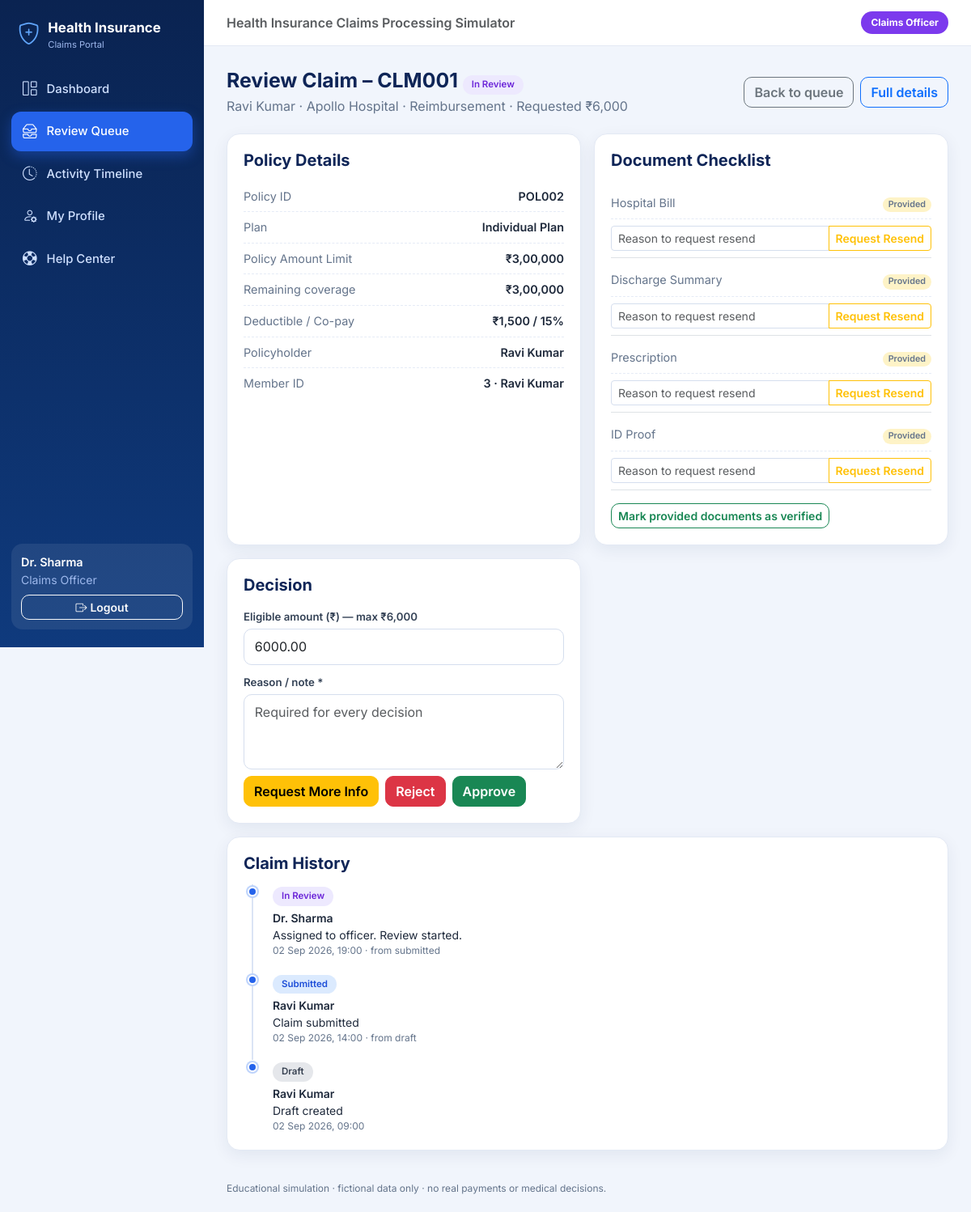
/officer/claims/1 (signed in), run on the app's committed database.
### models.py (models this page shows, shortened)
class User(db.Model):
    __tablename__ = "users"
    id = db.Column(db.Integer, primary_key=True)
    username = db.Column(db.String(50), nullable=False, unique=True)
    password_hash = db.Column(db.String(255), nullable=False)
    display_name = db.Column(db.String(100), nullable=False)
    role = db.Column(db.String(30), nullable=False, index=True)
    hospital_id = db.Column(db.Integer, db.ForeignKey("hospitals.id"), nullable=True)
    hospital = db.relationship("Hospital")

class Claim(db.Model):
    __tablename__ = "claims"
    id = db.Column(db.Integer, primary_key=True)
    policy_id = db.Column(db.Integer, db.ForeignKey("policies.id"), nullable=False, index=True)
    member_id = db.Column(db.Integer, db.ForeignKey("members.id"), nullable=False, index=True)
    hospital_id = db.Column(db.Integer, db.ForeignKey("hospitals.id"), nullable=False, index=True)
    created_by_user_id = db.Column(db.Integer, db.ForeignKey("users.id"), nullable=False)
    claim_type = db.Column(db.String(20), nullable=False, index=True)
    treatment_type = db.Column(db.String(80), nullable=False)
    admission_date = db.Column(db.Date, nullable=False)
    discharge_date = db.Column(db.Date, nullable=False)
    requested_amount = db.Column(db.Numeric(12, 2), nullable=False)
    eligible_amount = db.Column(db.Numeric(12, 2), nullable=True)
    status = db.Column(db.String(20), nullable=False, default="draft", index=True)
    officer_user_id = db.Column(db.Integer, db.ForeignKey("users.id"), nullable=True, index=True)
    description = db.Column(db.Text)
    __table_args__ = (
        db.ForeignKeyConstraint(["member_id", "policy_id"], ["members.id", "members.policy_id"],
                                name="fk_claim_member_same_policy"),
    )
    policy = db.relationship("Policy", foreign_keys=[policy_id])
    member = db.relationship("Member", foreign_keys=[member_id])
    hospital = db.relationship("Hospital")
    creator = db.relationship("User", foreign_keys=[created_by_user_id])
    officer = db.relationship("User", foreign_keys=[officer_user_id])
    documents = db.relationship("ClaimDocument", back_populates="claim", order_by="ClaimDocument.id",
                                cascade="all, delete-orphan")
    history = db.relationship("ClaimHistory", back_populates="claim",
                              order_by="ClaimHistory.timestamp, ClaimHistory.id")
    files = db.relationship("ClaimFile", back_populates="claim", order_by="ClaimFile.created_at")
    settlement = db.relationship("Settlement", back_populates="claim", uselist=False)
    @property
    def code(self):
        return f"CLM{self.id:03d}"

class Member(db.Model):
    __tablename__ = "members"
    id = db.Column(db.Integer, primary_key=True)
    policy_id = db.Column(db.Integer, db.ForeignKey("policies.id"), nullable=False, index=True)
    display_name = db.Column(db.String(100), nullable=False)
    date_of_birth = db.Column(db.Date, nullable=True)
    gender = db.Column(db.String(30), nullable=True)
    is_covered = db.Column(db.Boolean, nullable=False, default=True)
    relation = db.Column("relationship", db.String(40), nullable=False)  # column is called "relationship"
    __table_args__ = (db.UniqueConstraint("id", "policy_id", name="uq_member_id_policy"),)
    policy = db.relationship("Policy", back_populates="members")

class Hospital(db.Model):
    __tablename__ = "hospitals"
    id = db.Column(db.Integer, primary_key=True)
    name = db.Column(db.String(120), nullable=False, unique=True)
    city = db.Column(db.String(80), nullable=False)
    network_status = db.Column(db.String(20), nullable=False, default="network")  # network / non_network

class Policy(db.Model):
    __tablename__ = "policies"
    id = db.Column(db.Integer, primary_key=True)
    holder_user_id = db.Column(db.Integer, db.ForeignKey("users.id"), nullable=False, index=True)
    plan_id = db.Column(db.Integer, db.ForeignKey("plans.id"), nullable=False)
    start_date = db.Column(db.Date, nullable=False)
    end_date = db.Column(db.Date, nullable=False)
    status = db.Column(db.String(20), nullable=False, default="active", index=True)
    policy_amount_limit = db.Column(db.Numeric(12, 2), nullable=True)
    insurer_name = db.Column(db.String(120), nullable=False, default="Demo Insurance Company")
    premium_amount = db.Column(db.Numeric(12, 2), nullable=False, default=0)
    waiting_period = db.Column(db.Text, nullable=False, default="")
    exclusions = db.Column(db.Text, nullable=False, default="")
    cashless_details = db.Column(db.Text, nullable=False, default="")
    terms_conditions = db.Column(db.Text, nullable=False, default="")
    holder = db.relationship("User")
    plan = db.relationship("Plan")
    members = db.relationship("Member", back_populates="policy", order_by="Member.id")
    @property
    def code(self):
        return f"POL{self.id:03d}"
    @property
    def amount_limit(self):
        return self.policy_amount_limit if self.policy_amount_limit is not None else self.plan.policy_amount_limit

class Plan(db.Model):
    __tablename__ = "plans"
    id = db.Column(db.Integer, primary_key=True)
    name = db.Column(db.String(100), nullable=False, unique=True)
    covered_treatment_types = db.Column(db.Text, nullable=False)  # "Surgery,Cardiology,..."
    annual_limit = db.Column(db.Numeric(12, 2), nullable=False)
    @property
    def policy_amount_limit(self):
        return self.annual_limit
    deductible = db.Column(db.Numeric(12, 2), nullable=False)
    copay_percent = db.Column(db.Numeric(5, 2), nullable=False)

class ClaimDocument(db.Model):
    __tablename__ = "claim_documents"
    id = db.Column(db.Integer, primary_key=True)
    claim_id = db.Column(db.Integer, db.ForeignKey("claims.id"), nullable=False, index=True)
    document_type = db.Column(db.String(60), nullable=False)
    checklist_status = db.Column(db.String(20), nullable=False, default="missing")  # missing/provided/verified
    original_filename = db.Column(db.String(255), nullable=True)
    storage_path = db.Column(db.String(500), nullable=True)
    content_type = db.Column(db.String(120), nullable=True)
    file_size = db.Column(db.Integer, nullable=True)
    uploaded_by_user_id = db.Column(db.Integer, db.ForeignKey("users.id"), nullable=True)
    uploaded_at = db.Column(db.DateTime, nullable=True)
    version = db.Column(db.Integer, nullable=False, default=1)
    replaces_document_id = db.Column(db.Integer, db.ForeignKey("claim_documents.id"), nullable=True)
    resend_reason = db.Column(db.Text, nullable=True)
    uploader = db.relationship("User", foreign_keys=[uploaded_by_user_id])
    previous_version = db.relationship("ClaimDocument", remote_side=[id], uselist=False)
    __table_args__ = (db.UniqueConstraint("claim_id", "document_type", name="uq_claim_document"),)
    claim = db.relationship("Claim", back_populates="documents")

class ClaimHistory(db.Model):
    __tablename__ = "claim_history"
    id = db.Column(db.Integer, primary_key=True)
    claim_id = db.Column(db.Integer, db.ForeignKey("claims.id"), nullable=False, index=True)
    actor_user_id = db.Column(db.Integer, db.ForeignKey("users.id"), nullable=False)
    from_status = db.Column(db.String(20), nullable=True)  # empty for the very first event
    to_status = db.Column(db.String(20), nullable=False)
    note = db.Column(db.Text)
    timestamp = db.Column(db.DateTime, nullable=False, default=now)
    policy_id = db.Column(db.Integer, nullable=True, index=True)
    member_id = db.Column(db.Integer, nullable=True, index=True)
    event_type = db.Column(db.String(60), nullable=False, default="status_change")
    claim = db.relationship("Claim", back_populates="history")
    actor = db.relationship("User")

### routes/officer.py (the view)
@bp.route("/claims/<int:claim_id>")
@role_required("claims_officer")
def review(claim_id):
    claim = load_claim(claim_id)
    is_mine = claim.officer_user_id == g.user.id
    return render_template("officer/review.html", claim=claim,
                           coverage=available_coverage(claim), duplicates=find_duplicates(claim),
                           is_mine=is_mine, can_decide=is_mine and claim.status == "in_review")

### templates/officer/review.html (shortened to what this page needs)
{% extends "base.html" %}
{% from "_macros.html" import status_badge, doc_badge, timeline, csrf with context %}
{% block content %}
<div class="page-head">
  <div>
    <h1>Review Claim – {{ claim.code }} {{ status_badge(claim.status) }}</h1>
    <p>{{ claim.member.display_name }} · {{ claim.hospital.name }} · <span class="text-capitalize">{{ claim.claim_type
        }}</span> · Requested {{ claim.requested_amount|inr }}</p>
  </div>
  <div class="d-flex gap-2">
    <a class="btn btn-outline-secondary" href="{{ url_for('officer.queue') }}">Back to queue</a>
    <a class="btn btn-outline-primary" href="{{ url_for('claims.detail', claim_id=claim.id) }}">Full details</a>
  </div>
</div>
<div class="row g-3">
  <div class="col-lg-6">
    <div class="card-box h-100">
      <h5>Policy Details</h5>
      <div class="kv"><span>Policy ID</span><span>{{ claim.policy.code }}</span></div>
      <div class="kv"><span>Plan</span><span>{{ claim.policy.plan.name }}</span></div>
      <div class="kv"><span>Policy Amount Limit</span><span>{{ claim.policy.amount_limit|inr }}</span></div>
      <div class="kv"><span>Remaining coverage</span><span>{{ coverage|inr }}</span></div>
      <div class="kv"><span>Deductible / Co-pay</span><span>{{ claim.policy.plan.deductible|inr }} / {{
          claim.policy.plan.copay_percent|round|int }}%</span></div>
      <div class="kv"><span>Policyholder</span><span>{{ claim.policy.holder.display_name }}</span></div>
      <div class="kv"><span>Member ID</span><span>{{ claim.member_id }} · {{ claim.member.display_name }}</span></div>
    </div>
  </div>
  <div class="col-lg-6">
    <div class="card-box h-100">
      <h5>Document Checklist</h5>
      {% for d in claim.documents %}
      <div class="border-bottom py-2">
        <div class="kv"><span>{{ d.document_type }}</span><span>{{ doc_badge(d.checklist_status) }}</span></div>
        {% if can_decide %}
        <form method="post"
          action="{{ url_for('claims.request_document_resend', claim_id=claim.id, document_id=d.id) }}" class="mt-2">{{
          <div class="input-group input-group-sm"><input class="form-control" name="reason"
              placeholder="Reason to request resend" required><button class="btn btn-outline-warning">Request
              Resend</button></div>
        </form>
        {% endif %}
      </div>
      {% endfor %}
      {% if can_decide %}<form method="post" action="{{ url_for('officer.verify_documents', claim_id=claim.id) }}"
        class="mt-3">{{ csrf() }}
        <button class="btn btn-sm btn-outline-success">Mark provided documents as verified</button>
      </form>{% endif %}
    </div>
  </div>
  <div class="col-lg-6">
    <div class="card-box h-100">
      <h5>Decision</h5>
      {% if claim.status == 'submitted' %}
      <p class="text-muted">This claim is waiting for an officer.</p>
      <form method="post" action="{{ url_for('officer.assign', claim_id=claim.id) }}"
        data-confirm="Assign this claim to yourself?">{{ csrf() }}
        <button class="btn btn-primary">Assign to me & start review</button>
      </form>
      {% elif can_decide %}
      <form method="post" id="decisionForm" class="row g-2">{{ csrf() }}
        <div class="col-12"><label class="form-label" for="eligible_amount">Eligible amount (₹) — max {{
            claim.requested_amount|inr }}</label>
          <input class="form-control" type="number" step="0.01" min="0.01" max="{{ claim.requested_amount }}"
            id="eligible_amount" name="eligible_amount" value="{{ claim.requested_amount }}">
        </div>
        <div class="col-12"><label class="form-label" for="reason">Reason / note *</label>
          <textarea class="form-control" id="reason" name="reason" rows="3" maxlength="500"
            placeholder="Required for every decision"></textarea>
        </div>
        <div class="col-12 d-flex flex-wrap gap-2 mt-2">
          <button class="btn btn-warning" formaction="{{ url_for('officer.request_info', claim_id=claim.id) }}"
            onclick="document.getElementById('noteField').value=document.getElementById('reason').value">Request More
            Info</button>
          <button class="btn btn-danger" formaction="{{ url_for('officer.reject', claim_id=claim.id) }}"
            onclick="return confirm('Reject this claim?')">Reject</button>
          <button class="btn btn-success" formaction="{{ url_for('officer.approve', claim_id=claim.id) }}"
            onclick="return confirm('Approve this claim?')">Approve</button>
        </div>
      </form>
      {% else %}
      <p class="text-muted mb-0">{% if claim.status == 'in_review' %}This claim is assigned to {{
        claim.officer.display_name }}. Only the assigned officer can decide.
        {% else %}No decision is possible while the claim is “{{ claim.status|replace('_',' ') }}”.{% endif %}</p>
      {% endif %}
    </div>
  </div>
  <div class="col-12">
    <div class="card-box">
      <h5>Claim History</h5>{{ timeline(claim) }}
    </div>
  </div>
</div>
{% endblock %}

### templates/base.html (shortened to what this page needs)
<!doctype html>
<html lang="en">
<head>
  <link href="https://cdn.jsdelivr.net/npm/bootstrap@5.3.3/dist/css/bootstrap.min.css" rel="stylesheet">
  <link href="https://cdn.jsdelivr.net/npm/bootstrap-icons@1.11.3/font/bootstrap-icons.min.css" rel="stylesheet">
  <link href="{{ url_for('static', filename='css/style.css') }}" rel="stylesheet">
</head>
<body>
<div class="{{ 'app-shell' if g.user }}">
  {% if g.user %}
  <aside class="sidebar" id="sidebar">
    <div class="brand"><i class="bi bi-shield-plus"></i><div>Health Insurance<small>Claims Portal</small></div></div>
    <nav aria-label="Main menu">
      {% for label, endpoint, icon, others in nav_items %}
        <a class="nav-link-item {{ 'active' if request.endpoint == endpoint or request.endpoint in others }}"
           href="{{ url_for(endpoint) }}"><i class="bi {{ icon }}"></i>{{ label }}</a>
      {% endfor %}
    </nav>
    <div class="sidebar-user">
      <div class="name">{{ g.user.display_name }}</div>
      <div class="small mb-2" style="color:#9db8ec">{{ ROLE_LABELS[g.user.role] }}{% if g.user.hospital %} · {{ g.user.hospital.name }}{% endif %}</div>
      <form method="post" action="{{ url_for('auth.logout') }}">
        <button class="btn btn-sm btn-outline-light w-100"><i class="bi bi-box-arrow-right me-1"></i>Logout</button>
      </form>
    </div>
  </aside>
  {% endif %}
  <div class="main-area">
    {% if g.user %}
    <header class="topbar">
      <span class="fw-semibold text-muted d-none d-md-inline">Health Insurance Claims Processing Simulator</span>
      <span class="role-chip role-{{ g.user.role }}">{{ ROLE_LABELS[g.user.role] }}</span>
    </header>
    {% endif %}
    <main class="{{ 'content' if g.user }}">
      {% block content %}{% endblock %}
    </main>
    {% if g.user %}<div class="footer-note">Educational simulation · fictional data only · no real payments or medical decisions.</div>{% endif %}
  </div>
</div>
</body>
</html>

### templates/_macros.html (shortened to what this page needs)
{% macro status_badge(status) %}
<span class="badge status-{{ status }}">{{ status|replace('_', ' ')|title }}</span>
{% endmacro %}
{% macro doc_badge(status) %}
<span class="badge doc-{{ status }} rounded-pill">{{ status|title }}</span>
{% endmacro %}
{% macro timeline(claim) %}
<ul class="timeline">
{% for e in claim.history|reverse %}
  <li>
    <div>{{ status_badge(e.to_status) }}</div>
    <div class="small fw-semibold mt-1">{{ e.actor.display_name }}</div>
    {% if e.note %}<div class="small">{{ e.note }}</div>{% endif %}
    <div class="when">{{ e.timestamp.strftime('%d %b %Y, %H:%M') }}{% if e.from_status %} · from {{ e.from_status|replace('_',' ') }}{% endif %}</div>
  </li>
{% endfor %}
</ul>
{% endmacro %}

### data on the page
User: user.display_name "Dr. Sharma", role "Claims Officer"
Claim: code "CLM001", status "In Review", claim_type "Reimbursement", requested_amount|inr "₹6,000", member_id "3", eligible_amount "6000.00"
Member: member.display_name "Ravi Kumar"
Hospital: hospital.name "Apollo Hospital"
Policy: policy.code "POL002", policy.amount_limit|inr "₹3,00,000"
Plan: policy.plan.name "Individual Plan", policy.plan.deductible|inr "₹1,500", policy.plan.copay_percent "15"
User: policy.holder.display_name "Ravi Kumar"
ClaimDocument: document_type "Hospital Bill", checklist_status "Provided"
ClaimDocument: document_type "Discharge Summary", checklist_status "Provided"
ClaimDocument: document_type "Prescription", checklist_status "Provided"
ClaimDocument: document_type "ID Proof", checklist_status "Provided"
ClaimHistory: to_status "In Review", actor.display_name "Dr. Sharma", note "Assigned to officer. Review started.", timestamp "02 Sep 2026, 19:00", from_status "submitted"
ClaimHistory: to_status "Submitted", actor.display_name "Ravi Kumar", note "Claim submitted", timestamp "02 Sep 2026, 14:00", from_status "draft"
ClaimHistory: to_status "Draft", actor.display_name "Ravi Kumar", note "Draft created", timestamp "02 Sep 2026, 09:00"

### other printed values
{{ label }} "Dashboard" "Review Queue" "Activity Timeline" "My Profile" "Help Center"
{{ coverage|inr }} "₹3,00,000"
